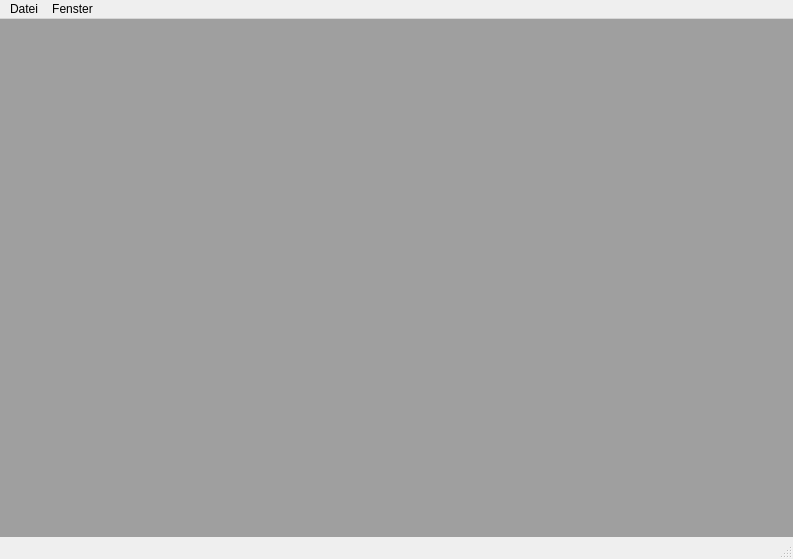
<?xml version="1.0" encoding="UTF-8"?>
<ui version="4.0">
 <class>MainWindow</class>
 <widget class="QMainWindow" name="MainWindow">
  <property name="geometry">
   <rect>
    <x>0</x>
    <y>0</y>
    <width>793</width>
    <height>559</height>
   </rect>
  </property>
  <property name="windowTitle">
   <string>EVSE Control Panel</string>
  </property>
  <property name="styleSheet">
   <string notr="true"/>
  </property>
  <widget class="QWidget" name="centralWidget">
   <layout class="QGridLayout" name="gridLayout_4">
    <property name="leftMargin">
     <number>0</number>
    </property>
    <property name="topMargin">
     <number>0</number>
    </property>
    <property name="rightMargin">
     <number>0</number>
    </property>
    <property name="bottomMargin">
     <number>0</number>
    </property>
    <property name="spacing">
     <number>0</number>
    </property>
    <item row="0" column="0">
     <widget class="QMdiArea" name="mdiArea">
      <property name="viewMode">
       <enum>QMdiArea::SubWindowView</enum>
      </property>
     </widget>
    </item>
   </layout>
  </widget>
  <widget class="QStatusBar" name="statusBar"/>
  <widget class="QMenuBar" name="menuBar">
   <property name="geometry">
    <rect>
     <x>0</x>
     <y>0</y>
     <width>793</width>
     <height>19</height>
    </rect>
   </property>
   <widget class="QMenu" name="menuFenster">
    <property name="title">
     <string>Fenster</string>
    </property>
    <addaction name="actionVollbild"/>
    <addaction name="actionNormal"/>
    <addaction name="separator"/>
    <addaction name="actionMinimieren"/>
    <addaction name="actionMaximieren"/>
   </widget>
   <widget class="QMenu" name="menuDatei">
    <property name="title">
     <string>Datei</string>
    </property>
    <addaction name="actionNeue_Verbindung"/>
    <addaction name="actionServermanager"/>
    <addaction name="separator"/>
    <addaction name="actionBeenden"/>
   </widget>
   <addaction name="menuDatei"/>
   <addaction name="menuFenster"/>
  </widget>
  <action name="actionBeenden">
   <property name="text">
    <string>Beenden</string>
   </property>
  </action>
  <action name="actionInfo">
   <property name="text">
    <string>Info</string>
   </property>
  </action>
  <action name="actionVollbild">
   <property name="text">
    <string>Vollbild</string>
   </property>
  </action>
  <action name="actionNormal">
   <property name="text">
    <string>Normal</string>
   </property>
  </action>
  <action name="actionMinimieren">
   <property name="text">
    <string>Minimieren</string>
   </property>
  </action>
  <action name="actionMaximieren">
   <property name="text">
    <string>Maximieren</string>
   </property>
  </action>
  <action name="actionNeue_Verbindung">
   <property name="text">
    <string>Neue Verbindung...</string>
   </property>
   <property name="shortcut">
    <string>Ctrl+N</string>
   </property>
  </action>
  <action name="actionServermanager">
   <property name="text">
    <string>Servermanager...</string>
   </property>
   <property name="shortcut">
    <string>Ctrl+S</string>
   </property>
  </action>
 </widget>
 <layoutdefault spacing="6" margin="11"/>
 <resources/>
 <connections>
  <connection>
   <sender>actionMaximieren</sender>
   <signal>triggered()</signal>
   <receiver>MainWindow</receiver>
   <slot>showMaximized()</slot>
   <hints>
    <hint type="sourcelabel">
     <x>-1</x>
     <y>-1</y>
    </hint>
    <hint type="destinationlabel">
     <x>280</x>
     <y>287</y>
    </hint>
   </hints>
  </connection>
  <connection>
   <sender>actionMinimieren</sender>
   <signal>triggered()</signal>
   <receiver>MainWindow</receiver>
   <slot>showMinimized()</slot>
   <hints>
    <hint type="sourcelabel">
     <x>-1</x>
     <y>-1</y>
    </hint>
    <hint type="destinationlabel">
     <x>280</x>
     <y>287</y>
    </hint>
   </hints>
  </connection>
  <connection>
   <sender>actionNormal</sender>
   <signal>triggered()</signal>
   <receiver>MainWindow</receiver>
   <slot>showNormal()</slot>
   <hints>
    <hint type="sourcelabel">
     <x>-1</x>
     <y>-1</y>
    </hint>
    <hint type="destinationlabel">
     <x>280</x>
     <y>287</y>
    </hint>
   </hints>
  </connection>
  <connection>
   <sender>actionVollbild</sender>
   <signal>triggered()</signal>
   <receiver>MainWindow</receiver>
   <slot>showFullScreen()</slot>
   <hints>
    <hint type="sourcelabel">
     <x>-1</x>
     <y>-1</y>
    </hint>
    <hint type="destinationlabel">
     <x>280</x>
     <y>287</y>
    </hint>
   </hints>
  </connection>
  <connection>
   <sender>actionBeenden</sender>
   <signal>triggered()</signal>
   <receiver>MainWindow</receiver>
   <slot>close()</slot>
   <hints>
    <hint type="sourcelabel">
     <x>-1</x>
     <y>-1</y>
    </hint>
    <hint type="destinationlabel">
     <x>280</x>
     <y>287</y>
    </hint>
   </hints>
  </connection>
 </connections>
</ui>
